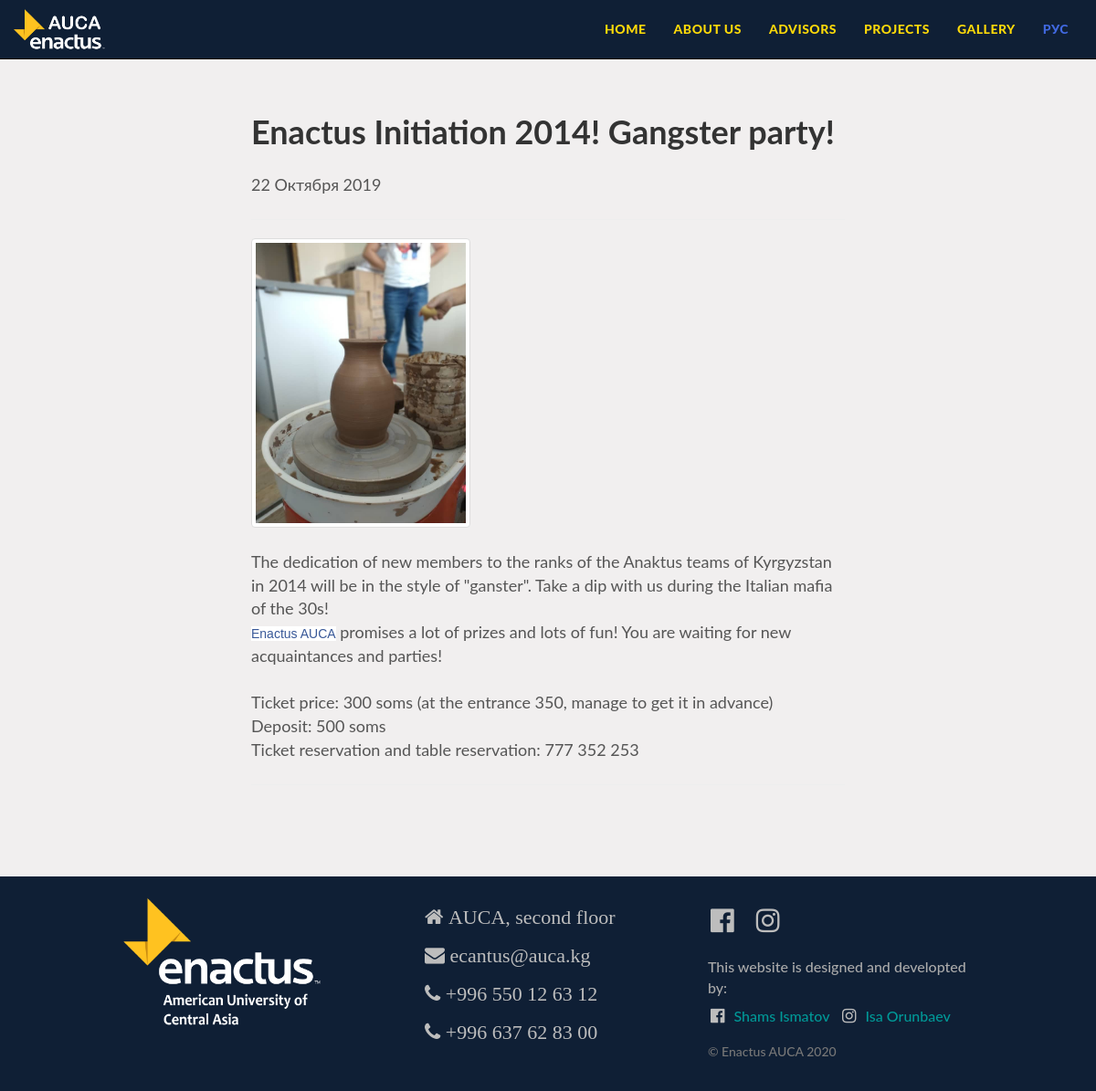
The app's page /en/projects/2/ with its own data.
### the_app/models.py (models this page shows, shortened)
class Projects(models.Model):
    name = models.CharField(max_length=100)
    short_desc = models.CharField(max_length=200)
    description = models.TextField()
    photo1 = models.ImageField(upload_to='project')
    photo2 = models.ImageField(upload_to='project', blank=True)

class Contact(models.Model):
    address = models.CharField(max_length=150)
    phone_num1 = models.CharField(max_length=30)
    phone_num2 = models.CharField(max_length=30, blank=True)
    phone_num3 = models.CharField(max_length=30, blank=True)
    insta_link = models.CharField(max_length=150)
    fb_link = models.CharField(max_length=150)

### the_app/views.py (the view)
# urls.py: path('projects/<int:project_id>/', views.projects_details, name='project-detail'),
def projects_details(request, project_id):
    project = Projects.objects.get(id=project_id)
    contact = Contact.objects.get(id=1)
    context = {'project': project, 'contact': contact}
    return render(request, 'project_detail.html', context)

### the_app/templates/project_detail.html (shortened to what this page needs)
{% extends "base.html" %}
{% block content %}
<div id="post">
    <div class="container">
      <div class="row">
        <div class="post-content">
          <h1>{{ project.name | safe}}</h1>
          <div class="post-info-wrapper">
            <p class="post-date">22 Октября 2019</p>
          </div>
          <hr />
          <img class="img-fluid img-thumbnail" src="{{ project.photo1.url }}" width=" 240px" height="175px">
          <p>{{ project.description | safe }}</p>
          <hr />
        </div>
      </div>
    </div>
  </div>
{% endblock %}

### the_app/templates/base.html (shortened to what this page needs)
{% load static %}
{% load i18n %}
{% get_current_language as LANGUAGE_CODE %}
<!DOCTYPE html>
<html class="no-js"  style="min-height: 100vh;">
<head>
    <link rel="stylesheet" href="https://maxcdn.bootstrapcdn.com/bootstrap/3.3.7/css/bootstrap.min.css" />
    <link rel="stylesheet" href="https://maxcdn.bootstrapcdn.com/font-awesome/4.5.0/css/font-awesome.min.css" />
    <link href="https://cdn-images.mailchimp.com/embedcode/classic-10_7.css" rel="stylesheet" type="text/css" />
    <link rel="stylesheet" href="{% static 'css/OwlCarousel/owl.carousel.min.css' %}" />
    <link rel="stylesheet" href="{% static 'css/OwlCarousel/owl.theme.default.min.css' %}" />
    <link rel="stylesheet" href="{% static 'css/lightbox.min.css' %}" />
</head>
<body>
    <div class="navbar navbar-inverse navbar-fixed-top">
        <div class="container">
            <div class="navbar-header">
                <a class="navbar-brand" href="/">
                    <img src="{% static '/images/AUCA-logo.png' %}" />
                </a>
            </div>
            <div class="navbar-collapse collapse">
                <ul class="nav navbar-nav navbar-right">
                    <li><a href="/">{% trans 'Home' %}</a></li>
                    <li><a class="nav-link" href="/#mission">{% trans 'About Us' %}</a></li>
                    <li><a class="nav-link" href="/advisors">{% trans 'Advisors' %}</a></li>
                    <li><a class="nav-link" href="/projects">{% trans 'Projects' %}</a></li>
                    <li><a class="nav-link" href="/gallery">{% trans 'Gallery' %}</a></li>
                    {% if LANGUAGE_CODE == "en" %}
                    <li><a  style="color: royalblue;" href="/ru{{ request.get_full_path |slice:'3:'}}">РУС</a></li>
                    {% else %}
                    <li><a style="color: royalblue;" href="/en{{ request.get_full_path |slice:'3:'}}">ENG</a></li>
                    {% endif %}
                </ul>
            </div>
        </div>
    </div>
    {% block content %}
    {% endblock %}
    <div id="footer">
    <div class="container">
        <div class="row">
            <br>
            <div class="col-lg-4 col-md-4 col-sm-4">
                <img style=" object-fit: cover;
                height: 150px;"
                src="{% static '/images/full-white-logo.png' %}" alt="photos in carousel" >
            </div>
            <div class="col-lg-4 col-md-4 col-sm-4">
                <i class="fa fa-home" style="font-size: 22px;">   {{ contact.address }}</i>
                <i class="fa fa-envelope" style="font-size: 22px;">   ecantus@auca.kg</i>
                <i class="fa fa-phone" style="font-size: 22px;">  {{ contact.phone_num1 }}</i>
                {% if contact.phone_num2 != '' %}
                <i class="fa fa-phone" style="font-size: 22px;">  {{ contact.phone_num2 }}</i><br>
                {% endif %}
            </div>
            <div class="col-lg-4 col-md-4 col-sm-4">
                <a href="{{ contact.fb_link }}" target="_blank"><i class="fa fa-facebook-official"></i></a>
                <a href="{{ contact.insta_link }}" target="_blank"><i class="fa fa-instagram"></i></a>
                <br>
                <p style="padding-top: 15px;">{% trans 'This website is designed and developted by:' %} <br>
                    <a href="https://www.facebook.com/profile.php?id=100004123323037" target="blank">
                        <i class="fa fa-facebook-official" style="font-size: 18px;"></i>Shams Ismatov</a>
                    <a href="https://www.instagram.com/aintisaa/" target="blank">
                        <i class="fa fa-instagram" style="font-size: 18px;"></i>Isa Orunbaev</a>
                </p>
                <p class="copyright">&copy; Enactus AUCA 2020</p>
            </div>
        </div>
        <br>
    </div>
    </div>
</body>
</html>

### the_app/templates/base.html (style rules this page uses)
html, body { padding: 0; margin: 0; -webkit-box-sizing: border-box; box-sizing: border-box; font-family: 'Lato', Helvetica, sans-serif; }
body { background-color: #f1efef; font-size: 16px; -webkit-font-smoothing: antialiased; -webkit-overflow-scrolling: touch; }
a { color: #009897; word-wrap: break-word; -webkit-transition: color 0.1s ease-in, background 0.1s ease-in; transition: color 0.1s ease-in, background 0.1s ease-in; }
a:before, a:after { -webkit-transition: color 0.1s ease-in, background 0.1s ease-in; transition: color 0.1s ease-in, background 0.1s ease-in; }
.navbar li a { text-transform: uppercase; }
.navbar { font-weight: 800; font-size: 14px; padding-top: 10px; padding-bottom: 10px; }
.navbar-inverse { background: #0f1f35; }
.navbar-inverse .navbar-nav > li > a { letter-spacing: 0.5px; padding-top: 12px; padding-bottom: 12px; color: rgb(255, 218, 9); }
.navbar-inverse .navbar-brand { color: #999999; font-weight: bolder; font-size: 22px; letter-spacing: 1px; padding: 0; height: 30px; }
.navbar-inverse .navbar-brand img { width: 100px; height: auto; padding-bottom: 10px; position:absolute; }
#footer { background: #0f1f35; color: #0f1f35; }
#footer .container { width: 80%; }
#footer p { color: #aaa; text-align: left; margin-bottom: 10px; font-weight: 500; }
#footer .copyright { font-size: 14px; color: #777; }
#footer i { color: #bdbdbd; font-size: 30px; padding: 10px; -webkit-transition: all .3s ease-in-out; -moz-transition: all .3s ease-in-out; -o-transition: all .3s ease-in-out; transition: all .3s ease-in-out; }
#footer i.fa-facebook-official { padding-left: 3px; }

### the_app/templates/project_detail.html (style rules this page uses)
#post .post-content { margin: 125px auto 100px; max-width: 700px; width: 650px; }
#post .post-content a { font-weight: 500; }
#post .post-content h1 { font-weight: 700; }
#post .post-content p { font-size: 18px; font-weight: 400; color: #555; margin: 25px 0; }

### records on screen
Projects: name "Enactus Initiation 2014! Gangster party!", photo1 (picture), description "The dedication of new members to the ranks of the Anaktus teams of Kyrgyzstan in 2014 will be in the style of \"ganster\". Take a dip with us during the Italian mafia of the 30s! Enactus AUCA promises a lot of prizes and lots of fun! You are waiting for new acquaintances and parties! Ticket price: 300 soms (at the entrance 350, manage to get it in advance) Deposit: 500 soms Ticket reservation and table reservation: 777 352 253"
Contact: address "AUCA, second floor", phone_num1 "+996 550 12 63 12", phone_num2 "+996 637 62 83 00"
